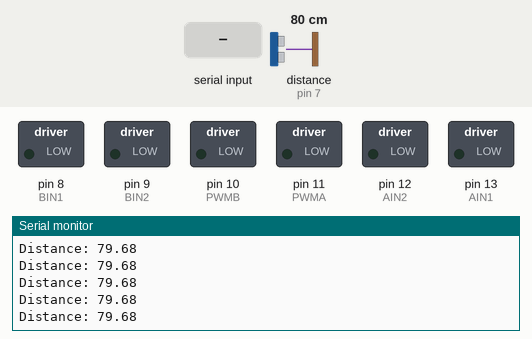
The sketch below on a simulated Arduino Uno, built with avr-gcc and run on an emulated ATmega328P. On the bench: switched loads named in the sketch (green lamp = pin HIGH), the last lines printed to the serial monitor. Wiring (inferred from the names in the program): ultrasonic range finder: trigger pin 6; echo pin 7. The inputs (shaded band) are chosen by the test bench; at power-on: distance to the obstacle (sensor on pin 7) 80 cm. The echo pulse lasts 58.3 µs per cm; pins used as bus, display or sensor lines are not drawn.

Above: at 1.2 s.
1.3 s: distance to the obstacle (sensor on pin 7) set to 2 cm
At 1.47 s:
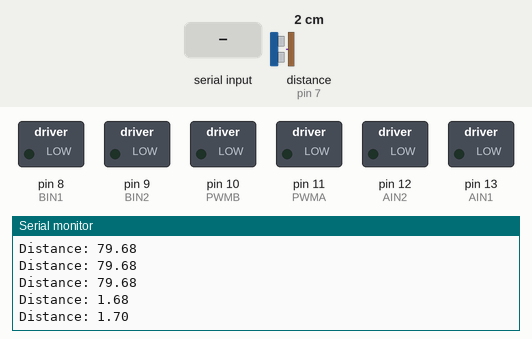
4.3 s: "f\n" received over Serial
7.3 s: "low\n" received over Serial
10.3 s: distance to the obstacle (sensor on pin 7) set to 299 cm
At 10.33 s:
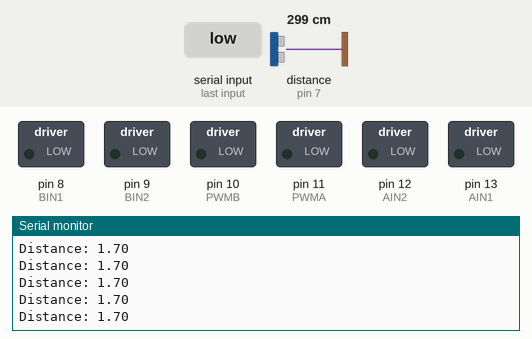
13.3 s: "medium\n" received over Serial
At 15.52 s:
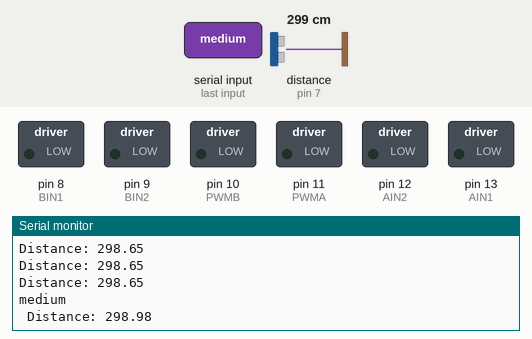
Timing chart, 0 to 17.0 s (numbered marks = the images above; inputs shaded):
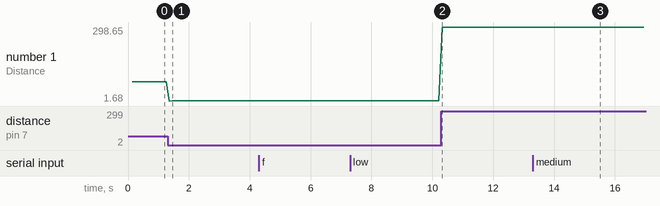

The sketch:

3_MotorNSensor.ino
```cpp
/*
  SparkFun Inventor’s Kit
  Circuit 5B - Remote Control Robot

  Control a two wheeled robot by sending direction commands through the serial monitor.
  This sketch was adapted from one of the activities in the SparkFun Guide to Arduino.
  Check out the rest of the book at
  https://www.sparkfun.com/products/14326

  This sketch was written by SparkFun Electronics, with lots of help from the Arduino community.
  This code is completely free for any use.

  View circuit diagram and instructions at: https://learn.sparkfun.com/tutorials/sparkfun-inventors-kit-experiment-guide---v40
  Download drawings and code at: https://github.com/sparkfun/SIK-Guide-Code
*/


//the right motor will be controlled by the motor A pins on the motor driver
const int AIN1 = 13;           //control pin 1 on the motor driver for the right motor
const int AIN2 = 12;            //control pin 2 on the motor driver for the right motor
const int PWMA = 11;            //speed control pin on the motor driver for the right motor

const int trigPin = 6;
const int echoPin = 7;

float duration, distance;
//the left motor will be controlled by the motor B pins on the motor driver
const int PWMB = 10;           //speed control pin on the motor driver for the left motor
const int BIN2 = 9;           //control pin 2 on the motor driver for the left motor
const int BIN1 = 8;           //control pin 1 on the motor driver for the left motor

int switchPin = 7;             //switch to turn the robot on and off

const int driveTime = 20;      //this is the number of milliseconds that it takes the robot to drive 1 inch
                               //it is set so that if you tell the robot to drive forward 25 units, the robot drives about 25 inches

const int turnTime = 8;        //this is the number of milliseconds that it takes to turn the robot 1 degree
                               //it is set so that if you tell the robot to turn right 90 units, the robot turns about 90 degrees

                               //Note: these numbers will vary a little bit based on how you mount your motors, the friction of the
                               //surface that your driving on, and fluctuations in the power to the motors.
                               //You can change the driveTime and turnTime to make them more accurate

String botDirection;           //the direction that the robot will drive in (this change which direction the two motors spin in)
String speed;               //the distance to travel in each direction

/********************************************************************************/
void setup()
{
  pinMode(switchPin, INPUT_PULLUP);   //set this as a pullup to sense whether the switch is flipped

  //set the motor control pins as outputs
  pinMode(AIN1, OUTPUT);
  pinMode(AIN2, OUTPUT);
  pinMode(PWMA, OUTPUT);

  pinMode(BIN1, OUTPUT);
  pinMode(BIN2, OUTPUT);
  pinMode(PWMB, OUTPUT);
 pinMode(trigPin, OUTPUT);
  pinMode(echoPin, INPUT);
  Serial.begin(9600);           //begin serial communication with the computer

  //prompt the user to enter a command
  Serial.println("Enter a direction followed by a speed (low, medium, high).");
  Serial.println("f = forward, b = backward, r = turn right, l = turn left");
  Serial.println("Example command: f 50");
}


/********************************************************************************/
void loop()

{
  digitalWrite(trigPin, LOW);
  delayMicroseconds(2);
  digitalWrite(trigPin, HIGH);
  delayMicroseconds(10);
  digitalWrite(trigPin, LOW);

  duration = pulseIn(echoPin, HIGH);
  distance = (duration*.0343)/2;
  Serial.print("Distance: ");
  Serial.println(distance);
  delay(100);
  if (distance < 10)
  {

    rightMotor(0);
    leftMotor(0);


  }
  if (digitalRead(7) == LOW)
  {                                                     //if the switch is in the ON position
    if (Serial.available() > 0)                         //if the user has sent a command to the RedBoard
    {
      botDirection = Serial.readStringUntil(' ');       //read the characters in the command until you reach the first space
      speed = Serial.readStringUntil(' ');           //read the characters in the command until you reach the second space

      //print the command that was just received in the serial monitor
      Serial.print(botDirection);
      Serial.print(" ");
      Serial.print(speed);


      if (botDirection == "f")                         //if the entered direction is forward
      {
        if (speed == "low")
        {

        rightMotor(80);                                //drive the right wheel forward
        leftMotor(80);
                                         //drive the left wheel forward
                   //drive the motors long enough travel the entered distance
                                          //turn the right motor off

        }
        if(speed == "medium")
        {
        rightMotor(125);                                //drive the right wheel forward
        leftMotor(125);                                 //drive the left wheel forward
                    //drive the motors long enough travel the entered distance

        }

        if(speed == "high")
       {
        rightMotor(250);                                //drive the right wheel forward
        leftMotor(250);                                 //drive the left wheel forward
                                           //turn the left motor off
       }
      }

      else if (botDirection == "b")                    //if the entered direction is backward
      {
       if (speed == "low")
       {
        rightMotor(-50);                                //drive the right wheel forward
        leftMotor(-50);                                 //drive the left wheel forward
       }
        if(speed == "medium")
        {
        rightMotor(-125);                                //drive the right wheel forward
        leftMotor(-125);                                 //drive the left wheel forward
        }

        if(speed == "high")
        {
        rightMotor(-250);                                //drive the right wheel forward
        leftMotor(-250);
        }                                 //drive the left wheel forward
                                         //turn the left motor off
      }
      else if (botDirection == "r")                     //if the entered direction is right
      {
        if (speed == "low")
        {
        rightMotor(-50);                                //drive the right wheel forward
        leftMotor(100);                                 //drive the left wheel forward
        }
        if(speed == "medium")
        {
        rightMotor(-125);                                //drive the right wheel forward
        leftMotor(165);                                 //drive the left wheel forward
        }

        if(speed == "high")
        {
        rightMotor(-250);                                //drive the right wheel forward
        leftMotor(280);
        }                               //drive the left wheel forward
                                              //turn the left motor off
      }
      else if (botDirection == "l")                   //if the entered direction is left
      {
       if (speed == "low")
       {
        rightMotor(80);                                //drive the right wheel forward
        leftMotor(-50);                                 //drive the left wheel forward
       }
        if(speed == "medium")
        {
        rightMotor(165);                                //drive the right wheel forward
        leftMotor(-125);                                 //drive the left wheel forward
        }

        if(speed == "high")
        {
        rightMotor(280);                                //drive the right wheel forward
        leftMotor(-250);
        }                                //drive the left wheel forward
                                                        //turn the left motor off
      }
    }
  }
  else
  {
    rightMotor(0);                                  //turn the right motor off
    leftMotor(0);                                   //turn the left motor off
  }
}
/********************************************************************************/
void rightMotor(int motorSpeed)                       //function for driving the right motor
{
  if (motorSpeed > 0)                                 //if the motor should drive forward (positive speed)
  {
    digitalWrite(AIN1, HIGH);                         //set pin 1 to high
    digitalWrite(AIN2, LOW);                          //set pin 2 to low
  }
  else if (motorSpeed < 0)                            //if the motor should drive backward (negative speed)
  {
    digitalWrite(AIN1, LOW);                          //set pin 1 to low
    digitalWrite(AIN2, HIGH);                         //set pin 2 to high
  }
  else                                                //if the motor should stop
  {
    digitalWrite(AIN1, LOW);                          //set pin 1 to low
    digitalWrite(AIN2, LOW);                          //set pin 2 to low
  }
  analogWrite(PWMA, abs(motorSpeed));                 //now that the motor direction is set, drive it at the entered speed
}

/********************************************************************************/
void leftMotor(int motorSpeed)                        //function for driving the left motor
{
  if (motorSpeed > 0)                                 //if the motor should drive forward (positive speed)
  {
    digitalWrite(BIN1, HIGH);                         //set pin 1 to high
    digitalWrite(BIN2, LOW);                          //set pin 2 to low
  }
  else if (motorSpeed < 0)                            //if the motor should drive backward (negative speed)
  {
    digitalWrite(BIN1, LOW);                          //set pin 1 to low
    digitalWrite(BIN2, HIGH);                         //set pin 2 to high
  }
  else                                                //if the motor should stop
  {
    digitalWrite(BIN1, LOW);                          //set pin 1 to low
    digitalWrite(BIN2, LOW);                          //set pin 2 to low
  }
  analogWrite(PWMB, abs(motorSpeed));                 //now that the motor direction is set, drive it at the entered speed
}
```

Measured:
- after the input at 1.3 s, the serial monitor: prints a new line after 0.06 s (image 1)
- after the input at 13.3 s, the serial monitor: prints a new line after 2.1 s (image 3)
- plotted number 1: 79.68 → 1.7 after the input at 1.3 s, 1.7 → 298.65 after the input at 10.3 s
